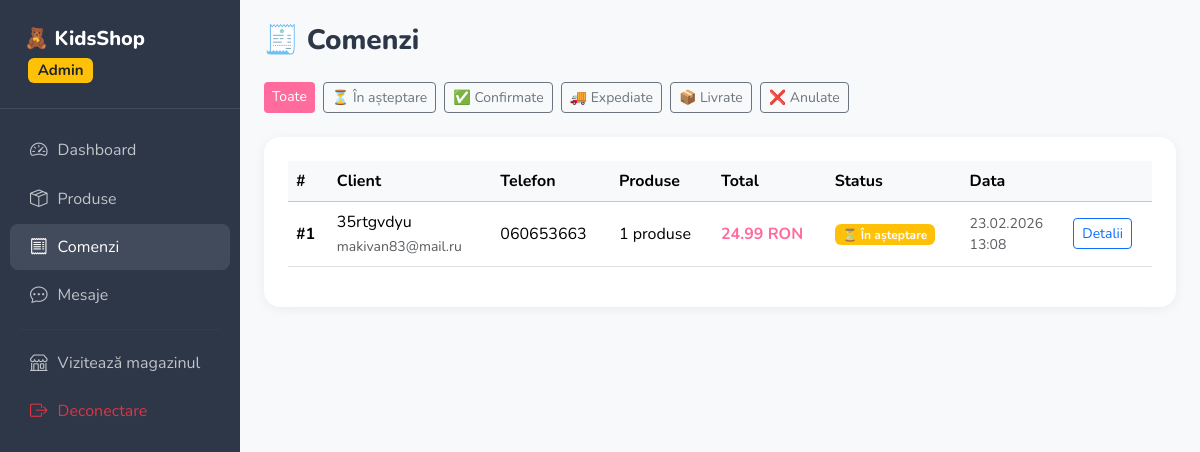
Page /admin/comenzi (signed in) on the committed database.
### models.py (models this page shows, shortened)
class Order(db.Model):
    __tablename__ = 'orders'
    id           = db.Column(db.Integer, primary_key=True)
    user_id      = db.Column(db.Integer, db.ForeignKey('users.id'), nullable=True)
    full_name    = db.Column(db.String(150), nullable=False)
    email        = db.Column(db.String(120), nullable=False)
    phone        = db.Column(db.String(20), nullable=False)
    address      = db.Column(db.Text, nullable=False)
    total        = db.Column(db.Float, nullable=False)
    status       = db.Column(db.String(30), default='pending')
    notes        = db.Column(db.Text, nullable=True)
    created_at   = db.Column(db.DateTime, default=datetime.utcnow)
    items = db.relationship('OrderItem', backref='order', lazy=True, cascade='all, delete-orphan')
    STATUS_LABELS = {
        'pending':   ('⏳ În așteptare', 'warning'),
        'confirmed': ('✅ Confirmată',   'success'),
        'shipped':   ('🚚 Expediată',    'info'),
        'delivered': ('📦 Livrată',      'primary'),
        'cancelled': ('❌ Anulată',      'danger'),
    }
    @property
    def status_label(self):
        return self.STATUS_LABELS.get(self.status, ('?', 'secondary'))

### routes/admin.py (the view)
@admin_bp.route('/comenzi')
@admin_required
def orders():
    status_filter = request.args.get('status', '')
    q = Order.query
    if status_filter:
        q = q.filter_by(status=status_filter)
    all_orders = q.order_by(Order.created_at.desc()).all()
    return render_template('admin/orders.html', orders=all_orders, status_filter=status_filter)

### app.py (called while the page is built)
def create_app():
    app = Flask(__name__)
    app.config.from_object(Config)
    db.init_app(app)
    login_manager.init_app(app)
    bcrypt.init_app(app)
    babel.init_app(app, locale_selector=get_locale_selector)
    os.makedirs(app.config['UPLOAD_FOLDER'], exist_ok=True)
    @app.context_processor
    def inject_globals():
        cart = session.get('cart', {})
        cart_count = sum(item['quantity'] for item in cart.values())
        return dict(
            cart_count=cart_count,
            current_locale=str(get_locale()),
            now=datetime.utcnow(),
        )
    with app.app_context():
        db.create_all()
        seed_demo_data()
    register_blueprints(app)
    return app

def get_locale_selector():
    lang = session.get('lang')
    if lang in Config.LANGUAGES:
        return lang
    return request.accept_languages.best_match(Config.LANGUAGES) or 'ro'

### models.py (called while the page is built)
@login_manager.user_loader
def load_user(user_id):
    return User.query.get(int(user_id))

    @property
    def is_admin(self):
        return self.role == 'admin'

### routes/admin.py (called while the page is built)
def admin_required(f):
    from functools import wraps
    @wraps(f)
    def decorated(*args, **kwargs):
        if not current_user.is_authenticated or not current_user.is_admin:
            abort(403)
        return f(*args, **kwargs)
    return login_required(decorated)

### templates/admin/orders.html (shortened to what this page needs)
{% extends 'admin/base_admin.html' %}
{% block content %}
<h3 class="fw-800 mb-4">🧾 Comenzi</h3>
<div class="d-flex gap-2 mb-4 flex-wrap">
  <a href="{{ url_for('admin.orders') }}" class="btn btn-sm {% if not status_filter %}btn-pink{% else %}btn-outline-secondary{% endif %}">Toate</a>
  <a href="{{ url_for('admin.orders', status='pending') }}"   class="btn btn-sm {% if status_filter=='pending'   %}btn-warning{% else %}btn-outline-secondary{% endif %}">⏳ În așteptare</a>
  <a href="{{ url_for('admin.orders', status='confirmed') }}" class="btn btn-sm {% if status_filter=='confirmed' %}btn-success{% else %}btn-outline-secondary{% endif %}">✅ Confirmate</a>
  <a href="{{ url_for('admin.orders', status='shipped') }}"   class="btn btn-sm {% if status_filter=='shipped'   %}btn-info{% else %}btn-outline-secondary{% endif %}">🚚 Expediate</a>
  <a href="{{ url_for('admin.orders', status='delivered') }}" class="btn btn-sm {% if status_filter=='delivered' %}btn-primary{% else %}btn-outline-secondary{% endif %}">📦 Livrate</a>
  <a href="{{ url_for('admin.orders', status='cancelled') }}" class="btn btn-sm {% if status_filter=='cancelled' %}btn-danger{% else %}btn-outline-secondary{% endif %}">❌ Anulate</a>
</div>
<div class="admin-card">
  <div class="table-responsive">
    <table class="table table-hover align-middle">
      <thead class="table-light">
        <tr><th>#</th><th>Client</th><th>Telefon</th><th>Produse</th><th>Total</th><th>Status</th><th>Data</th><th></th></tr>
      </thead>
      <tbody>
        {% for order in orders %}
        <tr>
          <td class="fw-700">#{{ order.id }}</td>
          <td>{{ order.full_name }}<br><small class="text-muted">{{ order.email }}</small></td>
          <td>{{ order.phone }}</td>
          <td>{{ order.items|length }} produse</td>
          <td class="fw-700 text-pink">{{ "%.2f"|format(order.total) }} RON</td>
          <td><span class="badge bg-{{ order.status_label[1] }}">{{ order.status_label[0] }}</span></td>
          <td class="text-muted small">{{ order.created_at.strftime('%d.%m.%Y<br>%H:%M')|safe }}</td>
          <td><a href="{{ url_for('admin.order_detail', order_id=order.id) }}" class="btn btn-sm btn-outline-primary">Detalii</a></td>
        </tr>
        {% endfor %}
      </tbody>
    </table>
  </div>
</div>
{% endblock %}

### static/css/style.css (style rules this page uses)
:root { --pink: #ff6b9d; --pink-soft: #fff0f5; --blue: #4a90d9; --blue-soft: #eef6ff; --yellow: #f5c842; --yellow-soft:#fffbea; --green: #4caf8a; --green-soft:#edfbf4; --purple: #7c5cbf; --purple-soft:#f3f0ff; --text: #2d3748; --radius: 1rem; --shadow: 0 4px 20px rgba(0,0,0,.08); --shadow-hover: 0 8px 30px rgba(0,0,0,.14); }
body { font-family: 'Nunito', sans-serif; color: var(--text); background: #fff; }
.fw-700 { font-weight: 700 !important; }
.fw-800 { font-weight: 800 !important; }
.text-pink { color: var(--pink) !important; }
.btn-pink { background: var(--pink); color: #fff; border: none; }
.admin-card { background: #fff; border-radius: var(--radius); padding: 1.5rem; box-shadow: 0 2px 12px rgba(0,0,0,.06); }

### rows in the picture
Order: id "1", full_name "35rtgvdyu", email "makivan83@mail.ru", phone "060653663", items|length "1", total "24.99", status "⏳ În așteptare", created_at "23.02.2026 13:08"
